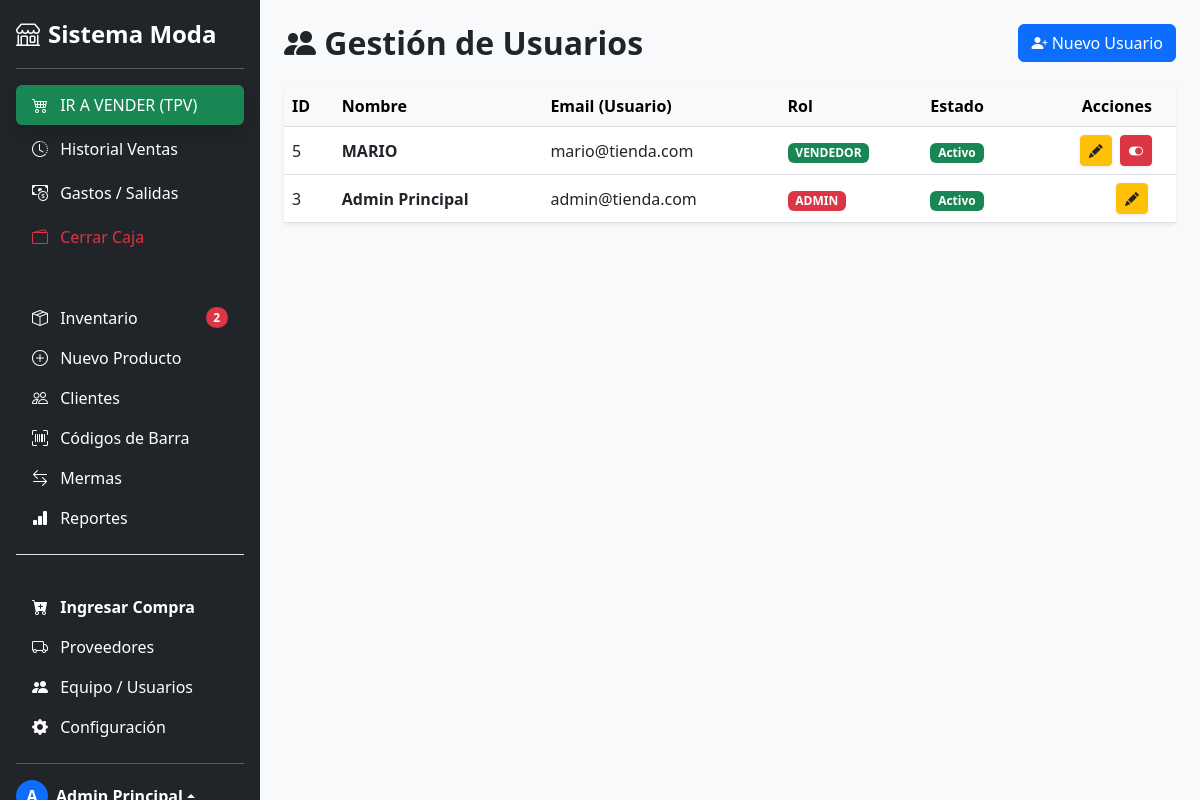
Screenshot of /usuario/index (signed in) with the database file from the repository.
### tables this page shows
CREATE TABLE IF NOT EXISTS `usuarios` (
  `id` int NOT NULL AUTO_INCREMENT,
  `nombre` varchar(100) NOT NULL,
  `email` varchar(100) NOT NULL,
  `password` varchar(255) NOT NULL,
  `rol` enum('admin','vendedor') DEFAULT 'vendedor',
  `activo` tinyint(1) DEFAULT '1',
  PRIMARY KEY (`id`),
  UNIQUE KEY `correo` (`email`)
);

### app/controllers/UsuarioController.php (called while the page is built, shortened)
<?php
require_once '../app/models/Usuario.php';
class UsuarioController {
    public function index() {
        $usuarioModel = new Usuario();
        $usuarios = $usuarioModel->listar();
        require_once '../app/views/usuarios/index.php';
    }
}

### app/models/Usuario.php (called while the page is built, shortened)
<?php
require_once '../app/core/Database.php';
class Usuario {
    private $conn;
    public function __construct() {
        $db = new Database();
        $this->conn = $db->getConnection();
    }
    public function listar() {
        $sql = "SELECT id, nombre, email, password, rol, activo FROM usuarios ORDER BY id DESC";
        $stmt = $this->conn->prepare($sql);
        $stmt->execute();
        return $stmt->fetchAll(PDO::FETCH_ASSOC);
    }
}

### app/core/Database.php (called while the page is built, shortened)
<?php
class Database {
    private $host;
    private $db_name;
    private $username;
    private $password;
    public function __construct() {
        $this->host     = getenv('DB_HOST')     ?: 'localhost';
        $this->db_name  = getenv('DB_NAME')     ?: 'sistema_moda';
        $this->username = getenv('DB_USER')     ?: 'root';
        $this->password = getenv('DB_PASS')     ?: '';
    }
    public function getConnection() {
        $this->conn = null;
        try {
            $this->conn = new PDO(
                "mysql:host=" . $this->host . ";dbname=" . $this->db_name . ";charset=utf8mb4",
                $this->username,
                $this->password
            );
            $this->conn->exec("set names utf8mb4");
            $this->conn->setAttribute(PDO::ATTR_ERRMODE, PDO::ERRMODE_EXCEPTION);
            $this->conn->setAttribute(PDO::ATTR_DEFAULT_FETCH_MODE, PDO::FETCH_ASSOC);
        } catch(PDOException $exception) {
            echo "Error de conexión: " . $exception->getMessage();
        }
        return $this->conn;
    }
}

### app/views/usuarios/index.php (the view, shortened to what this page needs)
<!DOCTYPE html>
<html lang="es">
<head>
    <link href="https://cdn.jsdelivr.net/npm/bootstrap@5.3.0/dist/css/bootstrap.min.css" rel="stylesheet">
    <link rel="stylesheet" href="https://cdn.jsdelivr.net/npm/bootstrap-icons@1.11.0/font/bootstrap-icons.css">
</head>
<body class="bg-light">
<?php include '../app/views/layouts/sidebar.php'; ?>
<div class="main-content-area" style="height: 100vh; overflow-y: auto;">
    <div class="container-fluid p-4">
        <div class="d-flex justify-content-between align-items-center mb-4">
            <h2 class="fw-bold m-0"><i class="bi bi-people-fill"></i> Gestión de Usuarios</h2>
            <button class="btn btn-primary" data-bs-toggle="modal" data-bs-target="#modalUsuario" onclick="prepararModal()">
                <i class="bi bi-person-plus-fill"></i> Nuevo Usuario
            </button>
        </div>
        <div class="card shadow-sm border-0">
            <div class="card-body p-0">
                <div class="table-responsive">
                    <table class="table table-hover align-middle mb-0">
                        <thead class="table-light">
                            <tr>
                                <th>ID</th>
                                <th>Nombre</th>
                                <th>Email (Usuario)</th>
                                <th>Rol</th>
                                <th>Estado</th>
                                <th class="text-end pe-4">Acciones</th>
                            </tr>
                        </thead>
                        <tbody>
                            <?php
                            if(empty($usuarios)): ?>
                                <tr><td colspan="6" class="text-center py-4"><h4>No hay usuarios registrados.</h4></td></tr>
                            <?php else: ?>
                                <?php foreach($usuarios as $u): ?>
                                <tr class="<?= $u['activo'] == 0 ? 'table-secondary text-muted' : '' ?>">
                                    <td><?= $u['id'] ?></td>
                                    <td class="fw-bold"><?= $u['nombre'] ?></td>
                                    <td><?= $u['email'] ?></td>
                                    <td>
                                        <span class="badge bg-<?= $u['rol'] == 'admin' ? 'danger' : 'success' ?> text-uppercase">
                                            <?= $u['rol'] ?>
                                        </span>
                                    </td>
                                    <td>
                                        <?php if($u['activo'] == 1): ?>
                                            <span class="badge bg-success">Activo</span>
                                        <?php else: ?>
                                            <span class="badge bg-secondary">Inactivo</span>
                                        <?php endif; ?>
                                    </td>
                                    <td class="text-end pe-4">
                                        <button class="btn btn-sm btn-warning text-dark shadow-sm me-1"
                                            onclick="editarUsuario(<?= $u['id'] ?>, '<?= $u['nombre'] ?>', '<?= $u['email'] ?>', '<?= $u['rol'] ?>')"
                                            title="Editar Usuario">
                                            <i class="bi bi-pencil-fill"></i>
                                        </button>
                                        <?php if($u['id'] != $_SESSION['user_id']):  ?>
                                            <?php if($u['activo'] == 1): ?>
                                                <a href="<?= BASE_URL ?>/usuario/cambiarEstado/<?= $u['id'] ?>/1" class="btn btn-sm btn-danger shadow-sm" title="Desactivar"><i class="bi bi-toggle-on"></i></a>
                                            <?php else: ?>
                                                <a href="<?= BASE_URL ?>/usuario/cambiarEstado/<?= $u['id'] ?>/0" class="btn btn-sm btn-secondary shadow-sm" title="Activar"><i class="bi bi-toggle-off"></i></a>
                                            <?php endif; ?>
                                        <?php endif; ?>
                                    </td>
                                </tr>
                                <?php endforeach; ?>
                            <?php endif; ?>
                        </tbody>
                    </table>
                </div>
            </div>
        </div>
    </div>
</div>
</body>
</html>

### app/views/usuarios/index.php (style rules this page uses)
@media (min-width: 992px) { .main-content-area { margin-left: 260px; width: calc(100% - 260px); } }

### rows the page displays
usuarios: id "5", nombre "MARIO", email "mario@tienda.com", rol "VENDEDOR", activo "Activo"
usuarios: id "3", nombre "Admin Principal", email "admin@tienda.com", rol "ADMIN", activo "Activo"

### other values shown
$stock_bajo "2"
